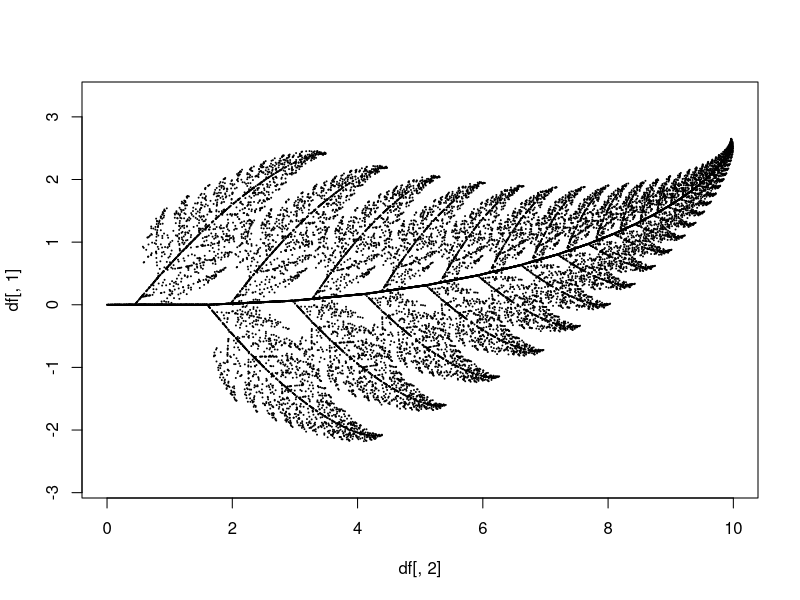

The R script that drew this image:
rm(list = ls())

iter = 20000
p = runif(iter)
coord = matrix(c(0, 0), ncol = 1)
df = rbind(data.frame(), t(coord))
dis = c(0.05, 0.81, 0.07)
for (i in 1:iter) {
        if (p[i] <= dis[1]) {
                m = matrix(c(0, 0, 0, 0.16), nrow = 2, ncol = 2)
                const = matrix(c(0, 0), ncol = 1)
        } else if (p[i] > dis[1] && p[i] <= dis[1] + dis[2]) {
                m = matrix(c(0.85, -0.04, 0.04, 0.85), nrow = 2, ncol = 2)
                const = matrix(c(0, 1.6), ncol = 1)
        } else if (p[i] > dis[1] + dis[2] && p[i] <= sum(dis)) {
                m = matrix(c(0.2, 0.23, -0.26, 0.22), nrow = 2, ncol = 2)
                const = matrix(c(0, 1.6), ncol = 1)
        } else {
                m = matrix(c(-0.15, 0.26, 0.28, 0.24), nrow = 2, ncol = 2)
                const = matrix(c(0, 0.44), ncol = 1)
        }
        coord = m %*% coord + const
        df = rbind(df, t(coord))
}

plot(x = df[, 2], y = df[, 1], plt = c(0, 10, -5, 5), cex = 0.1, asp = 1)
